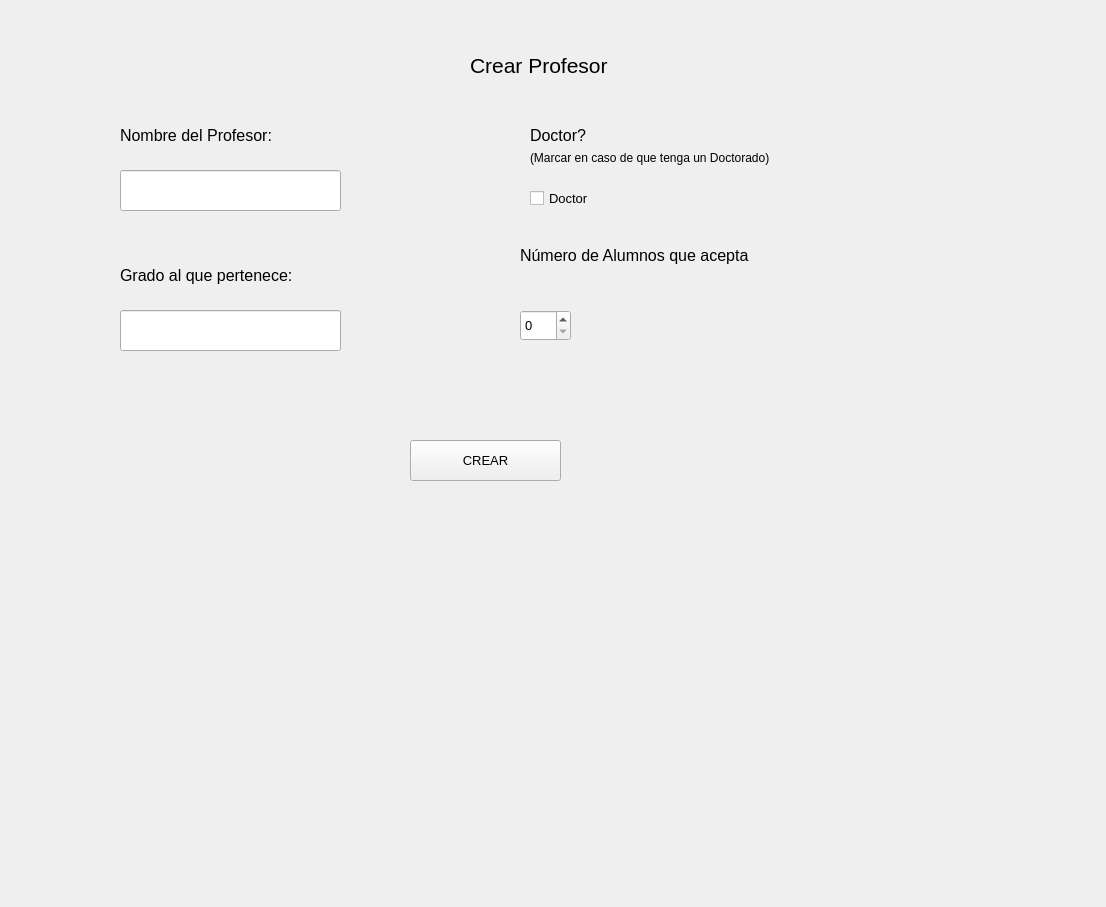
<?xml version="1.0" encoding="UTF-8"?>
<ui version="4.0">
 <class>crearProfesor</class>
 <widget class="QWidget" name="crearProfesor">
  <property name="geometry">
   <rect>
    <x>0</x>
    <y>0</y>
    <width>1106</width>
    <height>907</height>
   </rect>
  </property>
  <property name="windowTitle">
   <string>crearProfesor</string>
  </property>
  <widget class="QLabel" name="title">
   <property name="geometry">
    <rect>
     <x>470</x>
     <y>50</y>
     <width>151</width>
     <height>31</height>
    </rect>
   </property>
   <property name="font">
    <font>
     <pointsize>16</pointsize>
    </font>
   </property>
   <property name="text">
    <string>Crear Profesor</string>
   </property>
  </widget>
  <widget class="QPushButton" name="botonCrear">
   <property name="geometry">
    <rect>
     <x>410</x>
     <y>440</y>
     <width>151</width>
     <height>41</height>
    </rect>
   </property>
   <property name="font">
    <font>
     <pointsize>10</pointsize>
    </font>
   </property>
   <property name="text">
    <string>CREAR</string>
   </property>
  </widget>
  <widget class="QLineEdit" name="nomProfesor">
   <property name="geometry">
    <rect>
     <x>120</x>
     <y>170</y>
     <width>221</width>
     <height>41</height>
    </rect>
   </property>
   <property name="font">
    <font>
     <pointsize>10</pointsize>
    </font>
   </property>
  </widget>
  <widget class="QLabel" name="labelNom">
   <property name="geometry">
    <rect>
     <x>120</x>
     <y>120</y>
     <width>161</width>
     <height>31</height>
    </rect>
   </property>
   <property name="font">
    <font>
     <pointsize>12</pointsize>
    </font>
   </property>
   <property name="text">
    <string>Nombre del Profesor:</string>
   </property>
  </widget>
  <widget class="QLabel" name="labelDoc">
   <property name="geometry">
    <rect>
     <x>530</x>
     <y>120</y>
     <width>221</width>
     <height>31</height>
    </rect>
   </property>
   <property name="font">
    <font>
     <pointsize>12</pointsize>
    </font>
   </property>
   <property name="text">
    <string>Doctor?</string>
   </property>
  </widget>
  <widget class="QLabel" name="LabelNote">
   <property name="geometry">
    <rect>
     <x>530</x>
     <y>150</y>
     <width>251</width>
     <height>16</height>
    </rect>
   </property>
   <property name="text">
    <string>(Marcar en caso de que tenga un Doctorado)</string>
   </property>
  </widget>
  <widget class="QCheckBox" name="trueDoc">
   <property name="geometry">
    <rect>
     <x>530</x>
     <y>190</y>
     <width>70</width>
     <height>17</height>
    </rect>
   </property>
   <property name="font">
    <font>
     <pointsize>10</pointsize>
    </font>
   </property>
   <property name="text">
    <string>Doctor</string>
   </property>
  </widget>
  <widget class="QLabel" name="labelgrado">
   <property name="geometry">
    <rect>
     <x>120</x>
     <y>260</y>
     <width>191</width>
     <height>31</height>
    </rect>
   </property>
   <property name="font">
    <font>
     <pointsize>12</pointsize>
    </font>
   </property>
   <property name="text">
    <string>Grado al que pertenece:</string>
   </property>
  </widget>
  <widget class="QLabel" name="labelAlumnos">
   <property name="geometry">
    <rect>
     <x>520</x>
     <y>220</y>
     <width>311</width>
     <height>71</height>
    </rect>
   </property>
   <property name="font">
    <font>
     <pointsize>12</pointsize>
    </font>
   </property>
   <property name="text">
    <string>Número de Alumnos que acepta</string>
   </property>
  </widget>
  <widget class="QSpinBox" name="numAlumnos">
   <property name="geometry">
    <rect>
     <x>520</x>
     <y>310</y>
     <width>51</width>
     <height>31</height>
    </rect>
   </property>
   <property name="font">
    <font>
     <pointsize>10</pointsize>
    </font>
   </property>
   <property name="maximum">
    <number>15</number>
   </property>
  </widget>
  <widget class="QLineEdit" name="nomGrado">
   <property name="geometry">
    <rect>
     <x>120</x>
     <y>310</y>
     <width>221</width>
     <height>41</height>
    </rect>
   </property>
   <property name="font">
    <font>
     <pointsize>10</pointsize>
    </font>
   </property>
  </widget>
 </widget>
 <layoutdefault spacing="6" margin="11"/>
 <resources/>
 <connections>
  <connection>
   <sender>botonCrear</sender>
   <signal>clicked()</signal>
   <receiver>crearProfesor</receiver>
   <slot>crearClicked()</slot>
   <hints>
    <hint type="sourcelabel">
     <x>439</x>
     <y>467</y>
    </hint>
    <hint type="destinationlabel">
     <x>431</x>
     <y>527</y>
    </hint>
   </hints>
  </connection>
 </connections>
 <slots>
  <slot>crearClicked()</slot>
  <slot>backClicked()</slot>
 </slots>
</ui>
